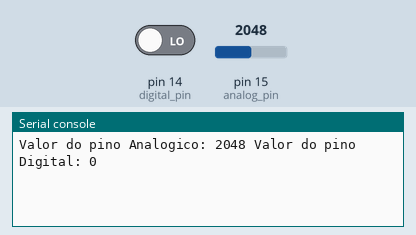
Recording of a program running on a simulated MicroPython board. On the bench: the last lines printed to the serial console. The inputs (shaded band) are chosen by the test bench; at power-on: pin 15 (analog_pin) = 2048, pin 14 (digital_pin) LOW (analog values on the 0–4095 scale).

Above: at 1.2 s.
1.3 s: pin 15 (analog_pin) set to 2866
At 3.0 s:
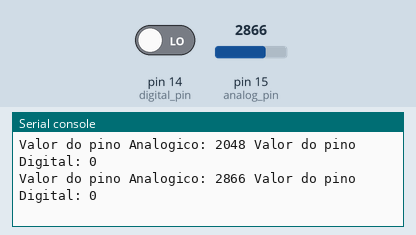
4.0 s: pin 14 (digital_pin) driven HIGH
At 4.5 s:
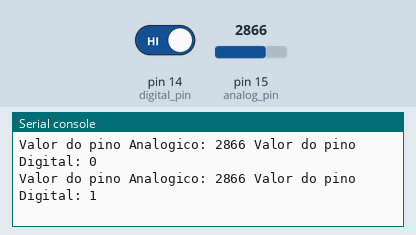
6.7 s: pin 15 (analog_pin) set to 3603
At 8.8 s:
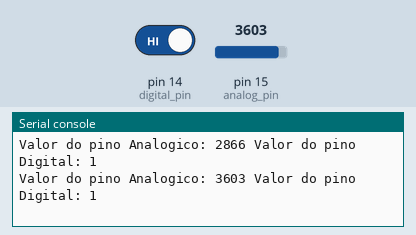
9.4 s: pin 14 (digital_pin) driven LOW
At 10.4 s:
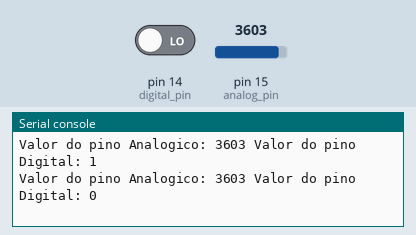
Timing chart, 0 to 12.4 s (numbered marks = the images above; inputs shaded):
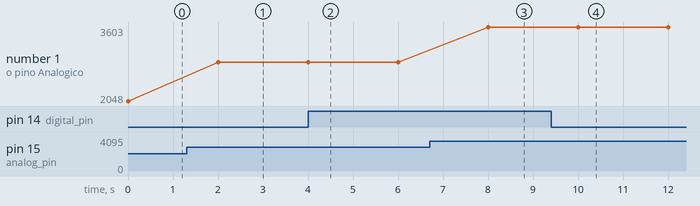

The program:

Teste_KY038.py
```python
# Teste do sensor de som KY 038

# Importa as bibliotecas
from machine import Pin, ADC
from time import sleep

# Configurar o pino analogico do sensor como uma entrada analogica
analog_pin = ADC(Pin(15))

# Configurar o pino digital do sensor como entrada digital
digital_pin = Pin(14, Pin.IN)

while True:
    # Ler o valor analgico do sensor
    analog_valor = analog_pin.read()

    # Ler o valor digital do sensor
    digital_valor = digital_pin.value()

    # Imprimir o valor na tela
    print('Valor do pino Analogico:', analog_valor, 'Valor do pino Digital:', digital_valor)

    # Aguarda 2 segundos
    sleep(2)
```

Measured:
- after the input at 1.3 s, the serial console: prints a new line after 0.70 s (image 1)
- after the input at 4.0 s, the serial console: prints a new line at once (image 2)
- after the input at 6.7 s, the serial console: prints a new line after 1.3 s (image 3)
- after the input at 9.4 s, the serial console: prints a new line after 0.60 s (image 4)
- plotted number 1: 2048 → 2866 after the input at 1.3 s, 2866 → 3603 after the input at 6.7 s
